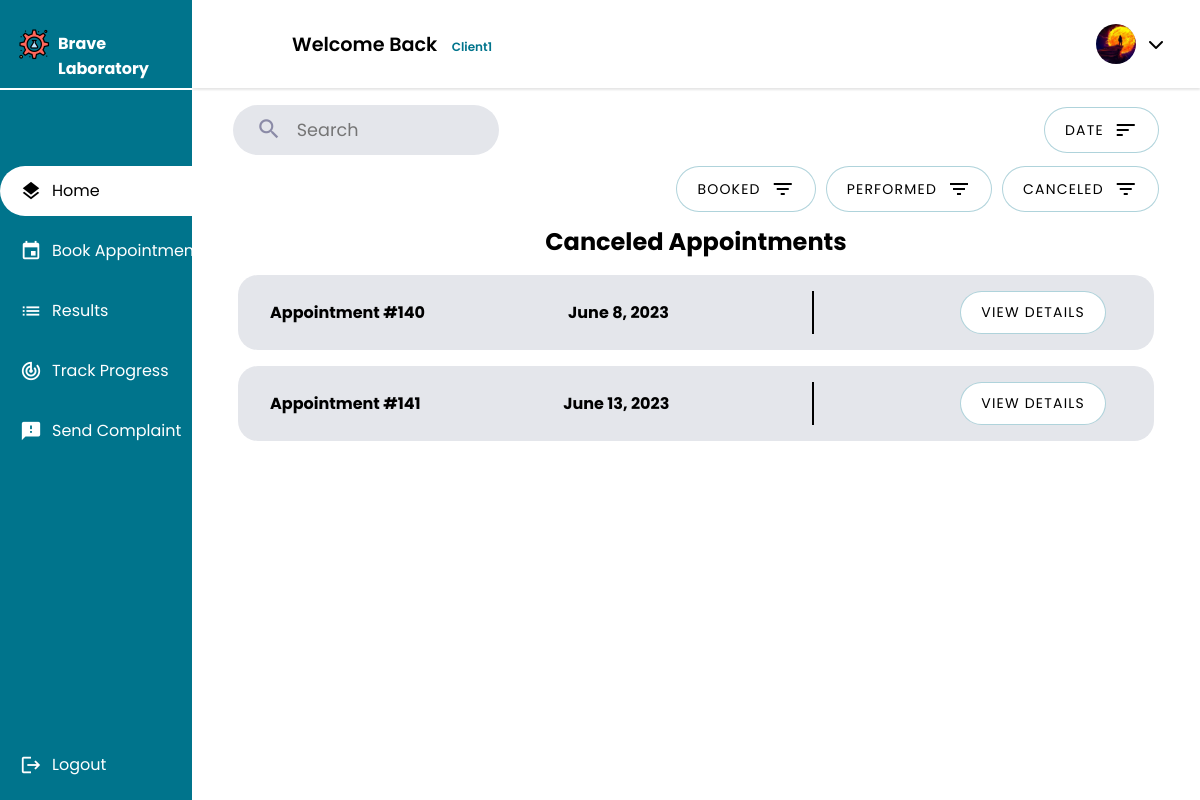
The app's page /client/home/appointment (signed in), older data.
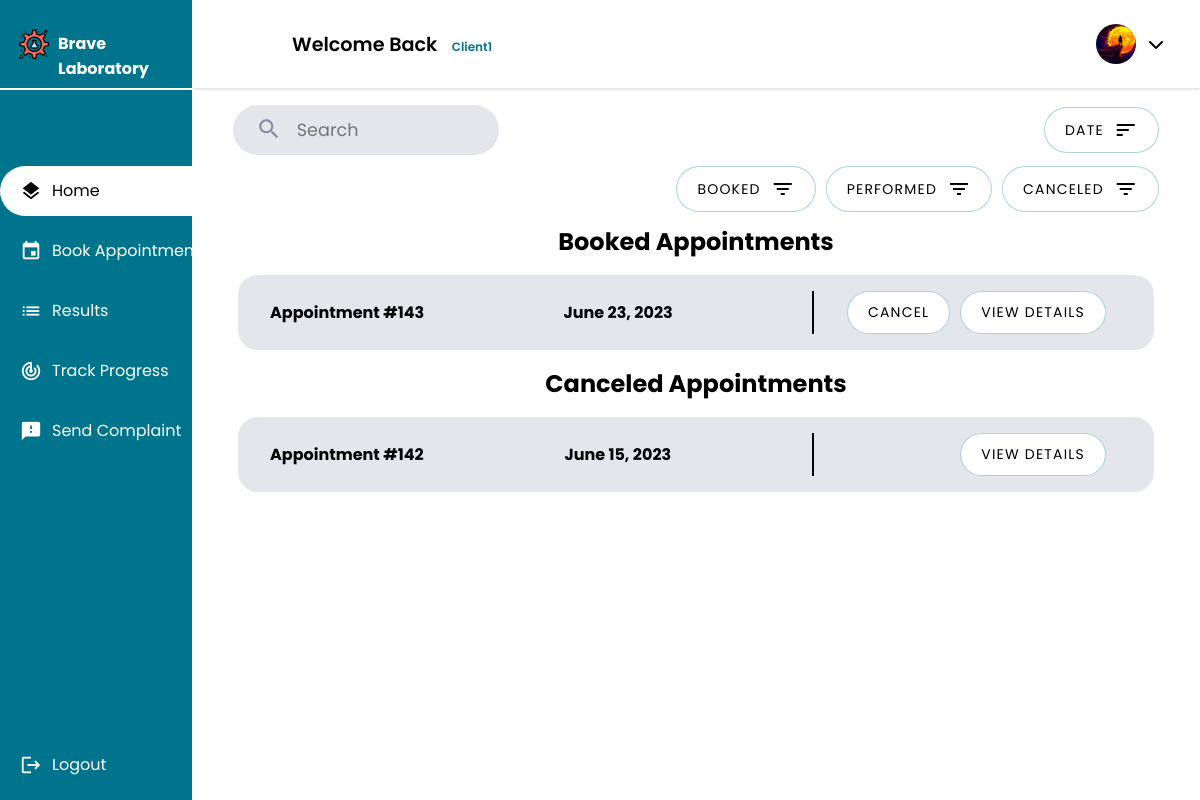
The same page, newer data.
### main_home/models.py (models this page shows, shortened)
class Appointment(models.Model):
    UPCOMING = 'Upcoming'
    TOMORROW = 'Tommorow'
    TODAY = 'Today'
    OVERDUE = 'Overdue'
    STATUS_CHOICES = [
        (UPCOMING, 'Upcoming'),
        (TOMORROW, 'Tommorow'),
        (TODAY, 'Today'),
        (OVERDUE, 'Overdue'),
    ]
    client = models.ForeignKey(Client, on_delete=models.CASCADE)
    tests_requested = models.ManyToManyField(TestOffered)
    date = models.DateField(validators=[validate_date_not_past])
    description = models.CharField(max_length=1000,blank=True)
    document = models.ImageField(null=True,blank=True,upload_to='medical_documents')
    total_price = models.DecimalField(max_digits=10, decimal_places=2)
    payment_status = models.BooleanField(default=False)
    arrived = models.BooleanField(default=False)
    cancelled = models.BooleanField(default=False)
    performed = models.BooleanField(default=False)
    urgent = models.BooleanField(default=False)
    class Meta:
        db_table = 'appointment'
    @property
    def status(self):
        today = timezone.now().date()
        if self.date > today:
            return self.UPCOMING
        elif self.date == today:
            return self.TODAY
        elif self.date == today + timezone.timedelta(days=1):
            return self.TOMORROW
        else:
            return self.OVERDUE
    @property
    def check_overdue(self):
        if self.status == self.OVERDUE :
            self.cancelled = True
            return 1
        return 0

### client/views.py (the view, shortened to what this page needs)
# urls.py: path("home/appointment",views.client_home,name="client"),
@login_required
@permission_required('client.view_client', raise_exception=True)
def client_home(request):
    appointments = Appointment.objects.filter(client=request.user.client)
    for appointment in appointments:
        appointment.check_overdue
    if not (request.GET.get('date')) :
        sort_date = 'True'
    booked_appointments = []
    performed_appointments = []
    canceled_appointments = []
    state = request.GET.get('state')
    for appointment in appointments:
        if appointment.performed :
            performed_appointments.append(appointment)
        elif appointment.cancelled or (appointment.status == appointment.OVERDUE):
            canceled_appointments.append(appointment)
        else:
            booked_appointments.append(appointment)
    if state != "all" :
        if state == "booked" :
            context = {
                'booked_appointments': booked_appointments,
                'sort_date':sort_date,
                'state':state,
            }
            return render(request,'client/client.html',context)
        if state == "performed" :
            context = {
                'performed_appointments': performed_appointments,
                'sort_date':sort_date,
                'state':state,
            }
            return render(request,'client/client.html',context)
        if state == "canceled" :
            context = {
                'canceled_appointments': canceled_appointments,
                'sort_date':sort_date,
                'state':state,
            }
            return render(request,'client/client.html',context)
    state = 'all'
    context = {
        'booked_appointments': booked_appointments,
        'performed_appointments': performed_appointments,
        'canceled_appointments': canceled_appointments,
        'sort_date':sort_date,
        'state':state,
    }
    return render(request,'client/client.html',context)

### client/templates/client/client.html (shortened to what this page needs)
{% extends 'main_home/actors_base.html' %}
{% load static %}
{% block css_2 %}
<link rel="stylesheet" href="{% static 'css/list.css' %}">
<link rel="stylesheet" href="{% static 'css/lists/ap_list.css' %}">
{% endblock css_2 %}
{% block main %}
<div class="Container">
  <div class="header ">
    <div class="search">
        <form class="search-bar" method="post" >
            <button type="submit" name="search">
                <span class="material-icons search-icon">
                    </span>
            </button>
            <input class="search-bar-input" id="search" name="search" placeholder="Search" required="" type="text">
        </form>
    </div>
    <div class="nurse">
        <a href="{% url "client" %}?date={{sort_date}}&state={{state}}">
            <button class="list-button filter">
                <span>Date</span>
                <span class="material-icons">sort</span>
            </button>
        </a>
    </div>
</div>
<div class="header ">
    <div class="nurse">
    <a href="{% url "client" %}?state=booked">
        <button class="list-button filter">
            <span>Booked</span>
            <span class="material-icons">filter_list</span>
        </button>
    </a>
    <a href="{% url "client" %}?state=performed">
            <button class="list-button filter">
            <span>Performed</span>
            <span class="material-icons">filter_list</span>
        </button>
    </a>
    <a href="{% url "client" %}?state=canceled">
            <button class="list-button filter">
            <span>Canceled</span>
            <span class="material-icons">filter_list</span>
        </button>
    </a>
    </div>
</div>
    {% if booked_appointments %}
    <h2>Booked Appointments</h2>
    <div>
        <ul class="lists">
            {% for appointment in booked_appointments %}
            {% if not appointment.performed %}
            <li class="app1">
                <span><strong>Appointment #{{ appointment.id }}</strong></span>
                <span><strong>{{ appointment.date }}</strong></span>
                <div class="buttons">
                    <button class="list-button cancel-button">Cancel</button>
                    <button class="list-button"><a class="list-links"
                            href="{% url 'client_appointment_detail' appointment.id %}">View Details</a></button>
                </div>
            </li>
            {%endif%}
            {% endfor %}
        </ul>
    </div>
    {% endif %}
    {% if canceled_appointments %}
    <h2>Canceled Appointments</h2>
    <div>
        <ul class="lists">
            {% for appointment in canceled_appointments %}
            <li class="app1">
                <span><strong>Appointment #{{ appointment.id }}</strong></span>
                <span><strong>{{ appointment.date }}</strong></span>
                <div class="buttons">
                    <button class="list-button"><a class="list-links"
                            href="{% url 'client_appointment_detail' appointment.id %}">View Details</a></button>
                </div>
            </li>
            {% endfor %}
        </ul>
    </div>
    {% endif %}
</div>
</div>
{% endblock main %}
{% block sidebar %}
<li><a href={% url 'client' %}><span class="material-icons X">layers</span><span class="nav-item">Home</span></a></li>
<li><a href={% url 'client_appointment_book' %}><span class="material-icons X">event</span><span class="nav-item">Book
            Appointment</span></a></li>
<li><a href={% url 'client_result_list' %}><span class="material-icons X">list</span><span
            class="nav-item">Results</span></a></li>
<li><a href={% url 'client_request_list' %}><span class="material-icons X">track_changes</span><span
            class="nav-item">Track Progress</span></a></li>
<li><a href={% url 'create_complaint' %}><span class="material-icons X">feedback</span><span class="nav-item">Send
            Complaint</span></a></li>
{% endblock sidebar %}

Row changes from the older to the newer data that the page shows:
removed Appointment: id "140", date "June 8, 2023", shown under "Canceled Appointments"
removed Appointment: id "141", date "June 13, 2023", shown under "Canceled Appointments"
added Appointment: id "143", date "June 23, 2023", shown under "Booked Appointments"
added Appointment: id "142", date "June 15, 2023", shown under "Canceled Appointments"
Text that changed along with them:
text now shown: "Booked Appointments"
